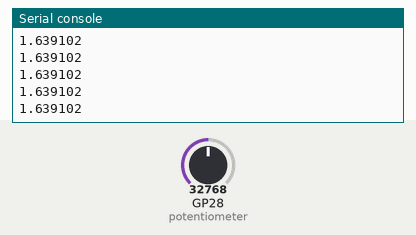
Simulated run of this program. Board: Raspberry Pi Pico running MicroPython. Parts: the last lines printed to the serial console. Inputs (shaded band) come from the test bench; at power-on: GP28 (potentiometer) = 32768 (analog values on the 0–65535 scale).

Above: at 1.2 s.
1.3 s: GP28 (potentiometer) set to 45874
At 1.56 s:
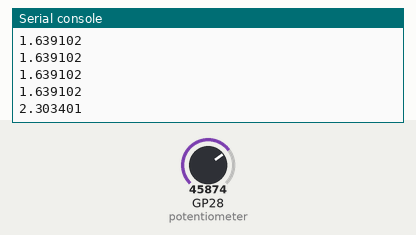
2.8 s: GP28 (potentiometer) set to 57670
At 2.96 s:
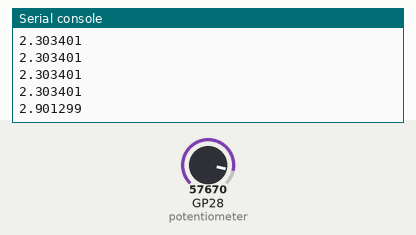
Timing chart, 0 to 5.8 s (numbered marks = the images above; inputs shaded):
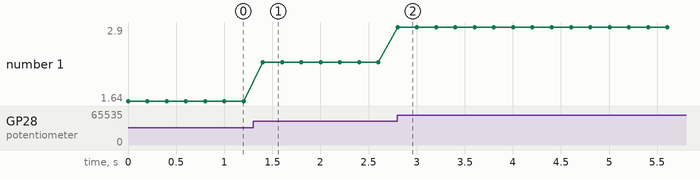

The program:

main.py
```python
##  the project focuses on using an analog-to-digital converter pin on the Pico
##  to read analog signals and then convert them to digital info/signal through the Pico
##  the digital output value will be displayed by this code when it is executed on the Pico setup

from machine import ADC
from time import sleep


##  this time, i am using variables to store GPIO pin number on the Pico's pin layout
##  refer to the Pico W pin schematics for more information

adc_pin = 28						                  # analog-to-digital pin which is GPIO pin 28, on the Pico

potentiometer = ADC(adc_pin)		          # a potentiometer object initialized to read from the actual potentiometer
									                        # connected to the GPIO pin 28 of the Pico via the "adc_pin" variable

while True:
	pot_value = potentiometer.read_u16()		# reads input data from physical potentiometer in binary format and
												                  # then converts it to unsigned 16-bit integer values

	# the calculation below converts the bit reading on a scale of 0 to 65,536
	# to a user-friendly voltage reading from 0 to 3.3
	# the 3.3 voltage is selected because Pico gives out 3.3v at physical pin 36
	voltage = ((3.3 / 65106) * pot_value) - ((430 * 3.3) / 65106)

	print(voltage)					                # the output could be a little distored instead of clean 0 to 3.3
									                        # because of differences in the binary to digital volatage conversion above
	sleep(.2)
```

Measured:
- after the input at 1.3 s, the serial console: prints a new line after 0.10 s (image 1)
- after the input at 2.8 s, the serial console: prints a new line at once (image 2)
- plotted number 1: 1.64 → 2.3 after the input at 1.3 s, 2.3 → 2.9 after the input at 2.8 s
